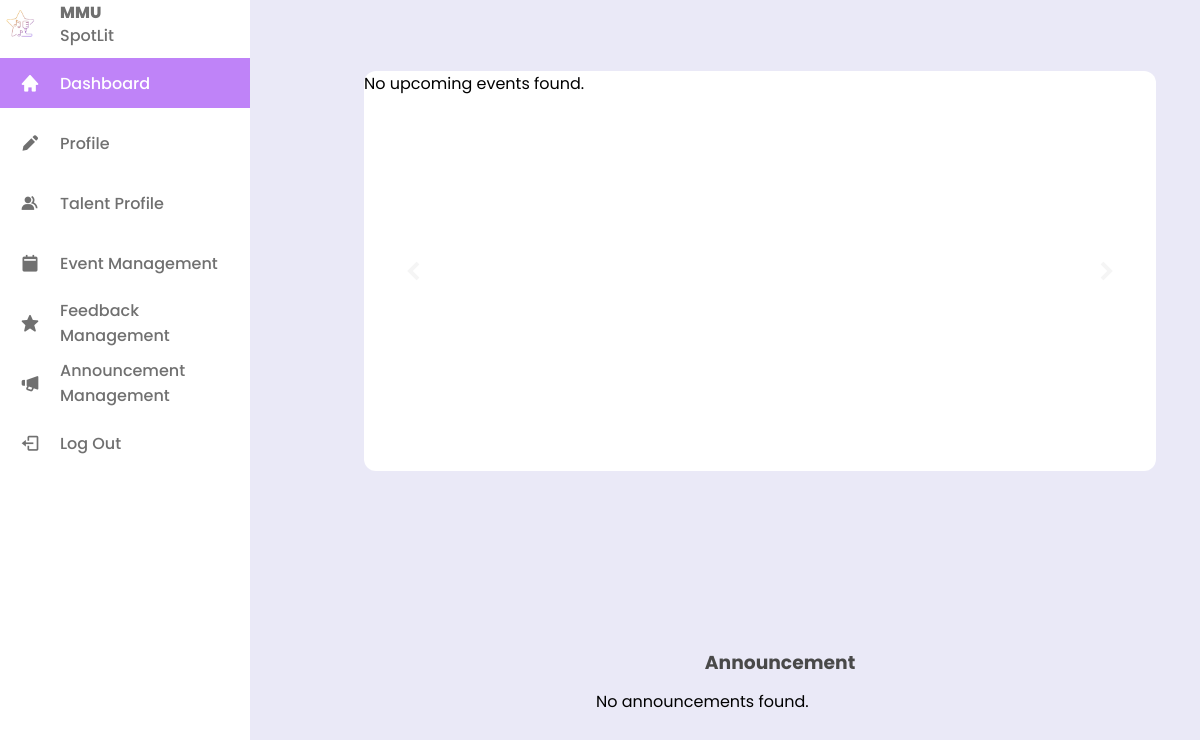
The app's page /admin/admin.php, older data.
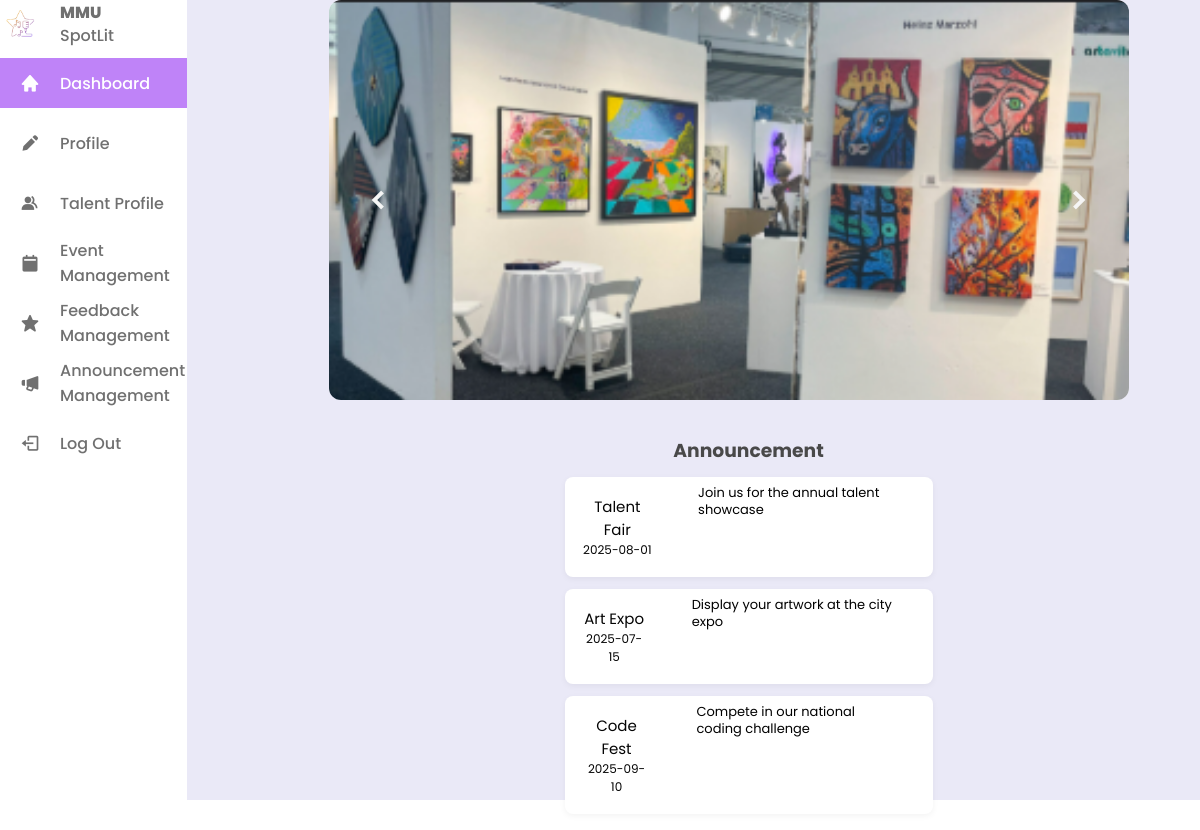
The same page, newer data.
### tables this page shows
CREATE TABLE `event` (
  `eventID` int(11) NOT NULL,
  `adminID` int(11) NOT NULL,
  `event_title` varchar(200) DEFAULT NULL,
  `event_desc` varchar(500) DEFAULT NULL,
  `event_date` date DEFAULT NULL,
  `event_pic` varchar(255) DEFAULT NULL
);

CREATE TABLE `announcement` (
  `announcementID` int(11) NOT NULL,
  `adminID` int(11) NOT NULL,
  `ann_title` varchar(200) DEFAULT NULL,
  `ann_description` varchar(500) DEFAULT NULL,
  `event_date` date DEFAULT NULL
);

### admin/admin.php (the view, shortened to what the changed rows need)
<?php
include("../php/db_conn.php");
$announcements = $conn->query("SELECT * FROM announcement");
$events = $conn->query("SELECT * FROM event ORDER BY event_date ASC");
?>
<!DOCTYPE html>
<html lang="en">
<head>
    <link rel="stylesheet" href="./admin.css">
    <link href='https://unpkg.com/boxicons@2.1.4/css/boxicons.min.css' rel='stylesheet'>
</head>
<body>
    <div class="content">
        <div class="slider">
            <div class="slides">
                <?php
                function limitSentences($text, $limit = 1) {
                    $sentences = preg_split('/(?<=[.?!])\s+/', $text, -1, PREG_SPLIT_NO_EMPTY);
                    return implode(' ', array_slice($sentences, 0, $limit));
                }
                if ($events && $events->num_rows > 0) {
                    while ($row = $events->fetch_assoc()) {
                        $imagePath = isset($row['event_pic']) ? htmlspecialchars($row['event_pic']) : '../image/default-event.jpg';
                        echo '
                        <div class="slide-box">
                            <img class="slide-image-top" src="' . $imagePath . '" alt="' . htmlspecialchars($row['event_title']) . '"/>
                            <div class="slide-caption-under">
                                <h3>' . htmlspecialchars($row["event_title"]) . '</h3>
                                <p>' . htmlspecialchars(limitSentences($row["event_desc"], 1)) . '</p>
                            </div>
                        </div>';
                    }
                } else {
                    echo '<p>No upcoming events found.</p>';
                }
                ?>
            </div>
        </div>
            <div class="event-container">
                <h3 class="announcement-title">Announcement</h3>
                <?php
                if ($announcements && $announcements->num_rows > 0) {
                while ($row = $announcements->fetch_assoc()) {
                        echo '<div class="event">';
                            echo '<div class="event-left">';
                                echo '<div class="event-info">';
                                    echo '<div class="event-name">' . $row["ann_title"] . '</div>';
                                    echo '<div class="date-posted">' . $row["event_date"] . '</div>';
                                echo '</div>';
                            echo '</div>';
                            echo '<div class="event-right">';
                                echo '<div class="event-description">' . $row["ann_description"] . '</div>';
                            echo '</div>';
                        echo '</div>';
                    }
                } else {
                    echo '<p>No announcements found.</p>';
                }
                ?>
            </div>
    </div>
</body>
</html>

Row changes from the older to the newer data that the page shows:
added event: event_pic (picture)
added announcement: ann_title "Talent Fair", event_date "2025-08-01", ann_description "Join us for the annual talent showcase"
added announcement: ann_title "Art Expo", event_date "2025-07-15", ann_description "Display your artwork at the city expo"
added announcement: ann_title "Code Fest", event_date "2025-09-10", ann_description "Compete in our national coding challenge"
Text that changed along with them:
text no longer shown: "No upcoming events found. No announcements found."
